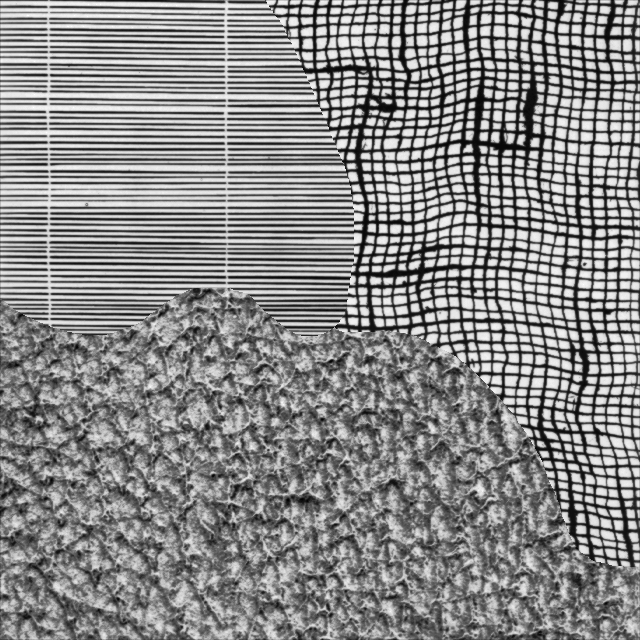
#> input picture Chapter04/3labels/training_image.png, 640 x 640 px
$ jupyter execute week_4.ipynb
#> lines starting #> are read from the running program, lines starting #| are printed output that depends on the picture
### Chapter04/local_features.py
"""
Helping functions for extracting features from images

Vedrana Andersen Dahl (vand@dtu.dk)
Anders Bjorholm Dahl (abda@dtu.dk)
"""

#%%
import numpy as np
import scipy.ndimage


######################################################################################
######################################################################################
#                       GAUSSIAN DERIVATIVE FEATURES
######################################################################################
######################################################################################
def get_gauss_feat_im(im, sigma=1, normalize=True):
    """Gauss derivative features for every image pixel.

    This function applies Gaussian filters with different derivative orders
    to extract a multi-dimensional feature representation at each pixel
    of a 2D image. The derivatives capture various image properties such as
    edges, corners, and texture gradients.
    It generates 15 different feature channels by applying Gaussian derivatives
    of orders 0 to 4 in both x and y directions.

    Arguments:
        im: a 2D image, shape (r, c).
        sigma: standard deviation for the Gaussian filter defining the scale.
        normalize: flag to indicate if the resulting features should be
                   normalized to have zero-mean and unit variance.
    Returns:
        imfeat: 3D array of size (r, c, 15) where each pixel is represented by a
                15-dimensional feature vector computed from different orders of
                Gaussian derivatives.
    Author: vand@dtu.dk, 2022
    """
    # Define the list of derivative orders to compute.
    # Orders include the 0th derivative (smoothed image) and higher order derivatives.
    im = im.astype(float)
    orders = [0,
              [0, 1], [1, 0],
              [0, 2], [1, 1], [2, 0],
              [0, 3], [1, 2], [2, 1], [3, 0],
              [0, 4], [1, 3], [2, 2], [3, 1], [4, 0]]

    # Apply the Gaussian filter with each derivative order.
    # For each order in the list, the function scipy.ndimage.gaussian_filter computes
    # the Gaussian derivative response of the image.
    imfeat = [scipy.ndimage.gaussian_filter(im, sigma, o) for o in orders]

    # Stack the individual feature images along the third dimension.
    # The resulting array has shape (r, c, 15) corresponding to the 15 derivative responses.
    imfeat = np.stack(imfeat, axis=2)

    if normalize:
        # Subtract the mean of each feature (across all pixels) to center the feature values around zero.
        imfeat -= np.mean(imfeat, axis=(0, 1))
        # Calculate the standard deviation for each feature.
        std = np.std(imfeat, axis=(0, 1))
        # Avoid division by zero by setting any zero standard deviation to one.
        std[std == 0] = 1
        # Normalize the features so that each has unit variance.
        imfeat /= std

    return imfeat

def get_gauss_feat_multi(im, sigmas=[1, 2, 4], normalize=True):
    '''Multi-scale Gauss derivative features for every image pixel.

    This function computes Gaussian derivative features over multiple scales.
    For each sigma in the list, it extracts 15 feature channels using the
    get_gauss_feat_im function, reshapes them into a 2D array, and then
    aggregates them into a single 3D array with dimensions corresponding to
    the number of pixels, number of scales, and 15 derivative features.

    Arguments:
        im: a 2D image, shape (r, c).
        sigmas: list of standard deviations for Gaussian derivatives.
        normalize: flag indicating if each feature should be normalized.

    Returns:
        imfeats: a 3D array of size (num_pixels, n_scale, 15). Each row
                corresponds to a pixel's feature vector computed at each scale.

    Author: abda@dtu.dk, 2021
    '''
    imfeats = []  # Initialize a list to store features for each scale

    for s in sigmas:
        # Compute the Gaussian derivative features for the current sigma
        feat = get_gauss_feat_im(im, s, normalize)
        # Reshape each feature image from shape (r, c, 15) into (num_pixels, 15)
        imfeats.append(feat.reshape(-1, feat.shape[2]))

    # Convert the list of feature arrays to a NumPy array.
    # The shape is initially (n_scale, num_pixels, 15) and we are transposing it
    # to have the shape (num_pixels, n_scale, 15) fo

    # Return the multi-scale feature representation.
    #return imfeatsr  #easier pixel-wise processing.
    imfeats = np.asarray(imfeats).transpose(1, 0, 2)
    return imfeats


######################################################################################
######################################################################################
#                       PATCH-BASED FEATURES
######################################################################################
######################################################################################

# [66 lines left out: functions im2col, ndim2col, not called in this run]

#%%
import skimage.io
import matplotlib.pyplot as plt

# [40 lines that do not run on import are left out]


### Chapter04/week_4.ipynb
[cell 1]
import os
import skimage.io
import numpy as np
import matplotlib.pyplot as plt
import sklearn.cluster
import local_features as lf
import scipy.ndimage

[cell 2]
def ind2labels(ind):
    """ Helper function for transforming uint8 image into labeled image."""
    return np.unique(ind, return_inverse=True)[1].reshape(ind.shape)


path = '3labels/'

[cell 3]
training_image = skimage.io.imread(os.path.join(path, 'training_image.png'))
#> training_image is the input picture: shape (640, 640); min 0, max 255, mean 135.8
training_image = training_image.astype(float)
training_labels = skimage.io.imread(os.path.join(path, 'training_labels.png'))
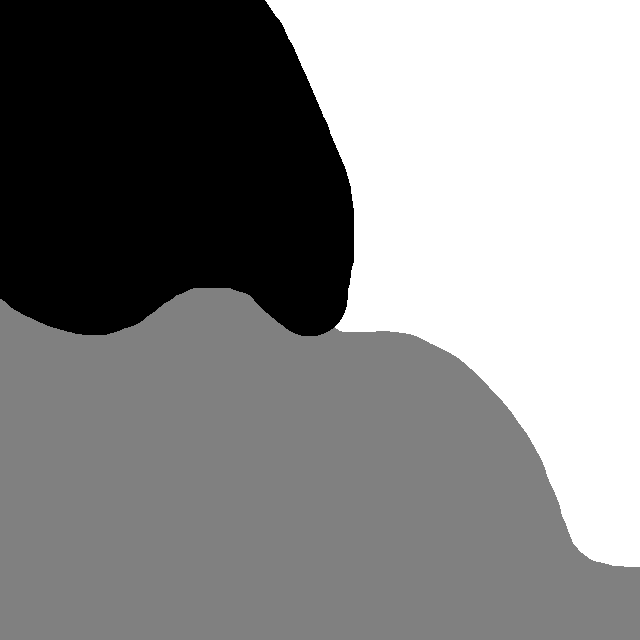
#> input picture Chapter04/3labels/training_labels.png, 640 x 640 px
#> training_labels is the input picture: shape (640, 640); min 0, max 255, mean 136


plt.figure(figsize=(10, 5))
plt.subplot(1, 2, 1)
plt.imshow(training_image, cmap='gray')
plt.title('Training image')
plt.axis('off')
plt.subplot(1, 2, 2)
plt.imshow(training_labels)
plt.title('Training labels')
plt.axis('off')
plt.show()
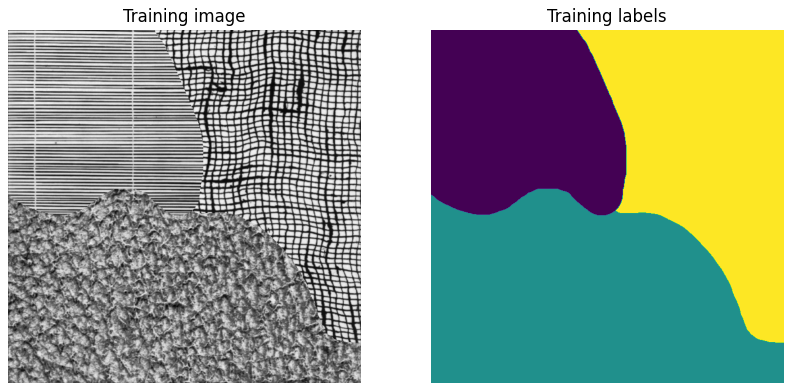
#> figure drawn by matplotlib, 2 panels

[cell 4]
training_labels = ind2labels(training_labels)
#> in ind2labels, `return np.unique(ind, return_inverse=True)[1].reshape(ind.shape)`:
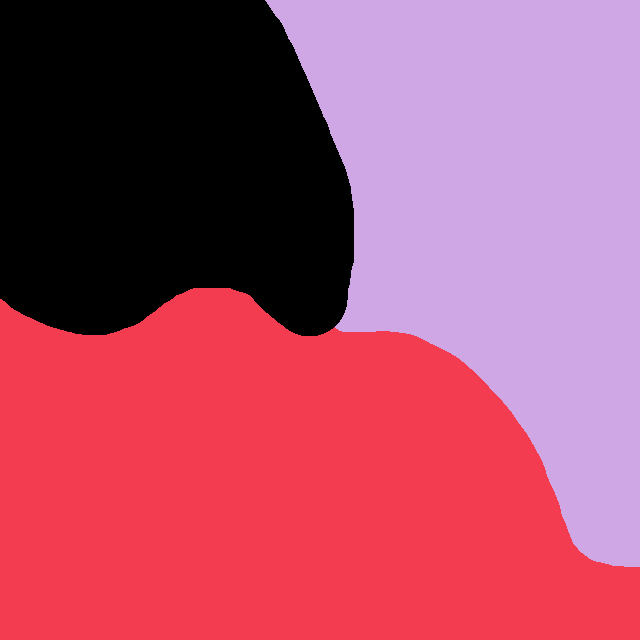
#> returned value: shape (640, 640) int64; 3 distinct labels, from 0 to 2; one colour per label, 0 black
nr_labels = np.max(training_labels)+1  # number of labels in training image
#> nr_labels = 3


print("Number of labels in training image: ", nr_labels)
#| Number of labels in training image:  3

print("Training labels shape: ", training_labels.shape)
#| Training labels shape:  (640, 640)

[cell 5]
# Compute multi-scale Gaussian features
sigma = [1,2,3]  # Three different scales to capture patterns of different sizes
features = lf.get_gauss_feat_multi(training_image, sigma)
#> after the loop in get_gauss_feat_multi, `for s in sigmas:`: imfeats = 3 items

[cell 6]
# Reshape features for easier processing
features = features.reshape((features.shape[0], features.shape[1]*features.shape[2]))
labels = training_labels.ravel()

[cell 7]
# Choose a random subset for efficiency
nr_keep = 15000  # number of features randomly picked for clustering
keep_indices = np.random.permutation(np.arange(features.shape[0]))[:nr_keep]

features_subset = features[keep_indices,:]
labels_subset = labels[keep_indices]
#> labels_subset = 15000 values, max 2 at index 1, min 0 at index 3, mean 1.06

[cell 8]
# Cluster the features
nr_clusters = 1000  # number of feature clusters
kmeans = sklearn.cluster.MiniBatchKMeans(n_clusters=nr_clusters, batch_size=2*nr_clusters)
kmeans.fit(features_subset)
assignment = kmeans.labels_

[cell 9]
# Calculate probability of each label for each cluster
edges = np.arange(nr_clusters+1)-0.5  # histogram edges halfway between integers
hist = np.zeros((nr_clusters,nr_labels))
for l in range(nr_labels):
    hist[:,l] = np.histogram(assignment[labels_subset==l],bins=edges)[0]
#> after the loop, hist = 1000 rows, first 8: [20, 0, 0], [0, 26, 0], [7, 0, 0], [31, 0, 0], [0, 25, 0], [31, 0, 0], [0, 7, 0], [0, 10, 0]
sum_hist = np.sum(hist,axis=1)
#> sum_hist = 1000 values, max 61 at index 440, min 1 at index 36, mean 15
cluster_probabilities = hist/(sum_hist.reshape(-1,1))
#> cluster_probabilities = 1000 rows, first 8: [1, 0, 0], [0, 1, 0], [1, 0, 0], [1, 0, 0], [0, 1, 0], [1, 0, 0], [0, 1, 0], [0, 1, 0]

[cell 10]
# Load test image and compute features
testing_image = skimage.io.imread(os.path.join(path, 'testing_image.png'))
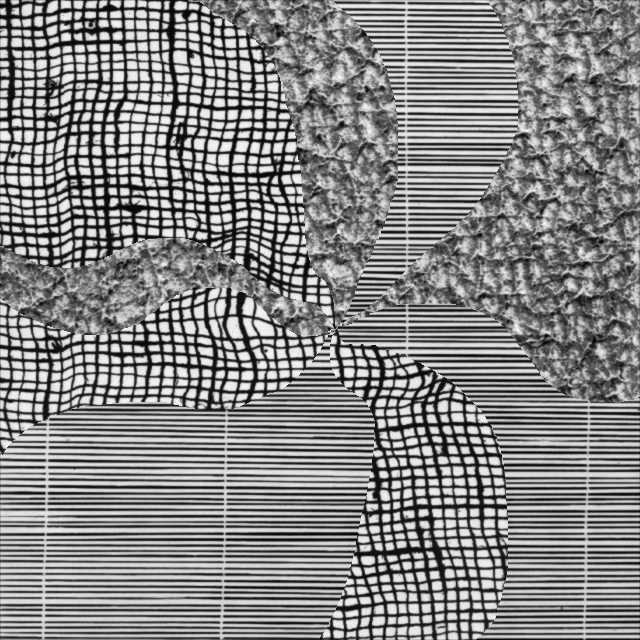
#> input picture Chapter04/3labels/testing_image.png, 640 x 640 px
#> testing_image is the input picture: shape (640, 640); min 0, max 255, mean 132.7
testing_image = testing_image.astype(float)

features_testing = lf.get_gauss_feat_multi(testing_image, sigma)
features_testing = features_testing.reshape((features_testing.shape[0], features_testing.shape[1]*features_testing.shape[2]))

# Assign each feature to nearest cluster
assignment_testing = kmeans.predict(features_testing)

[cell 11]
# Create probability image
probability_image = np.zeros((assignment_testing.size, nr_labels))
for l in range(nr_labels):
    probability_image[:,l] = cluster_probabilities[assignment_testing, l]
probability_image = probability_image.reshape(testing_image.shape + (nr_labels,))
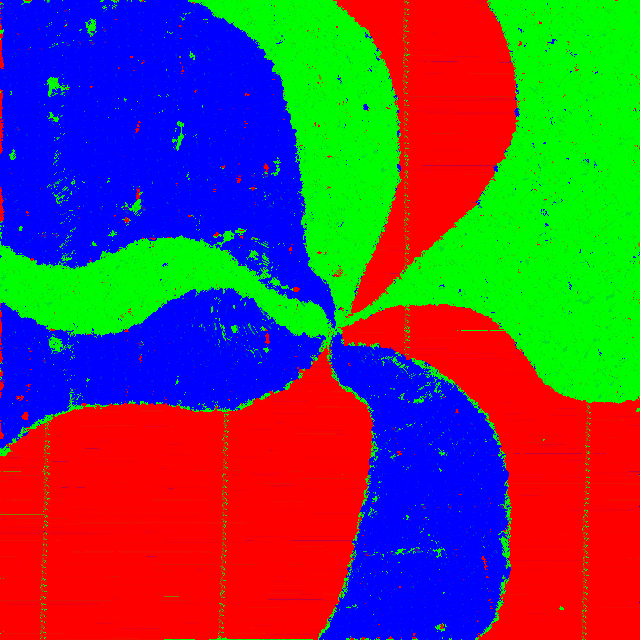
#> probability_image: shape (640, 640, 3) float64; mean of channels 0, 1, 2 0.385, 0.278, 0.337; drawn as R, G, B

[cell 12]
P_rgb = np.zeros(probability_image.shape[0:2]+(3,))
k = min(nr_labels,3)
#> k = 3
P_rgb[:,:,:k] = probability_image[:,:,:k]

[cell 13]
fig, ax = plt.subplots(1,2)
ax[0].imshow(testing_image, cmap=plt.cm.gray)
ax[0].set_title('testing image')
ax[1].imshow(P_rgb)
ax[1].set_title('probabilities for testing image as RGB')
plt.show()

[cell 14]
#%% SMOOTH PROBABILITY MAP

sigma = 3 # Gaussian smoothing parameter

seg_im_max = np.argmax(P_rgb,axis = 2)
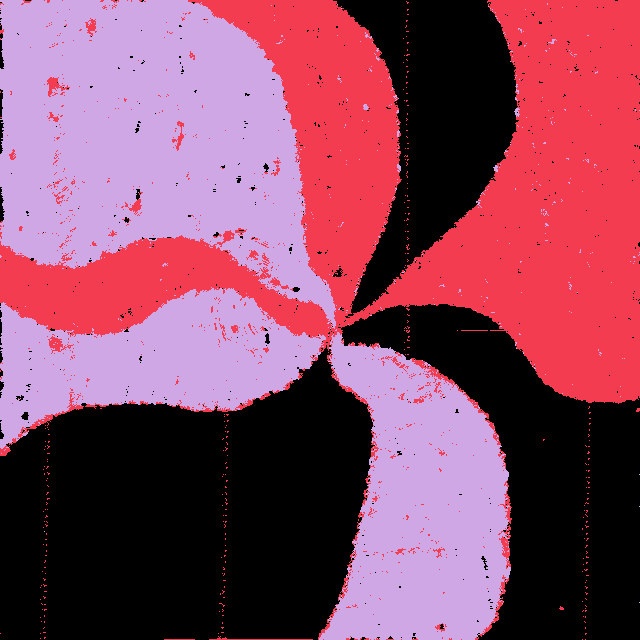
#> seg_im_max: shape (640, 640) int64; 3 distinct labels, from 0 to 2; one colour per label, 0 black
c = np.eye(P_rgb.shape[2])
#> c = [[1, 0, 0], [0, 1, 0], [0, 0, 1]]
P_rgb_max = c[seg_im_max]

probability_smooth = np.zeros(probability_image.shape)
for i in range(0,probability_image.shape[2]):
    probability_smooth[:,:,i] = scipy.ndimage.gaussian_filter(probability_image[:,:,i],sigma,order=0)
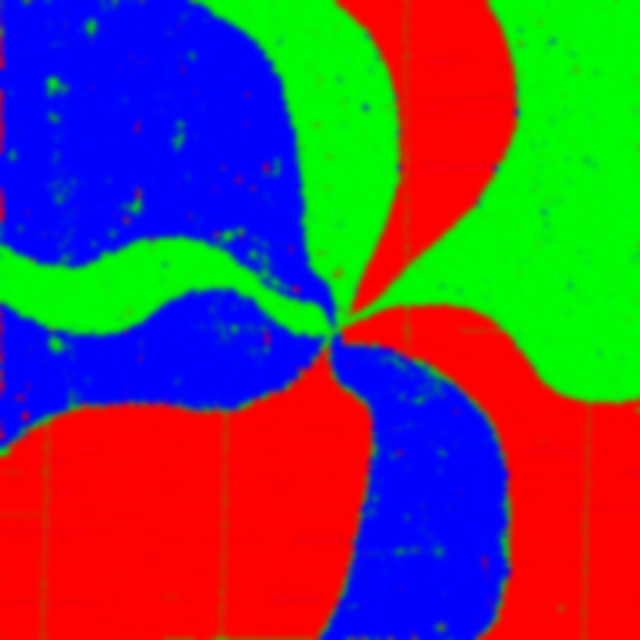
#> probability_smooth: shape (640, 640, 3) float64; mean of channels 0, 1, 2 0.385, 0.278, 0.337; drawn as R, G, B
seg_im_smooth = np.argmax(probability_smooth,axis=2)
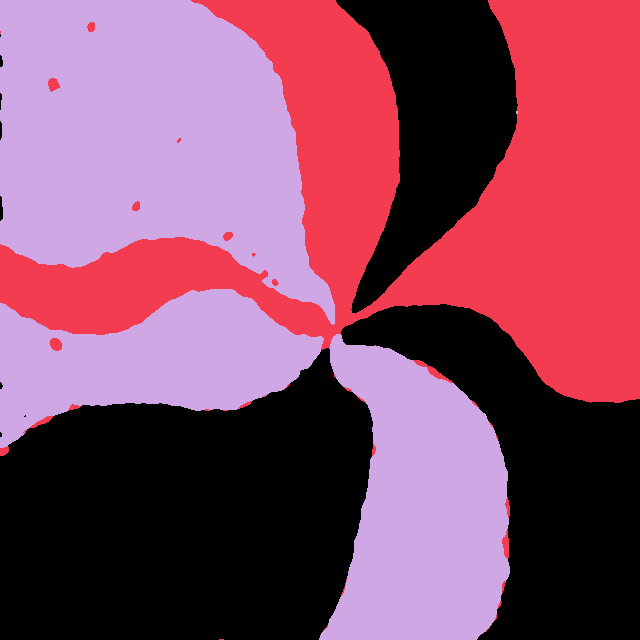
#> seg_im_smooth: shape (640, 640) int64; 3 distinct labels, from 0 to 2; one colour per label, 0 black

probability_smooth_max = c[seg_im_smooth]
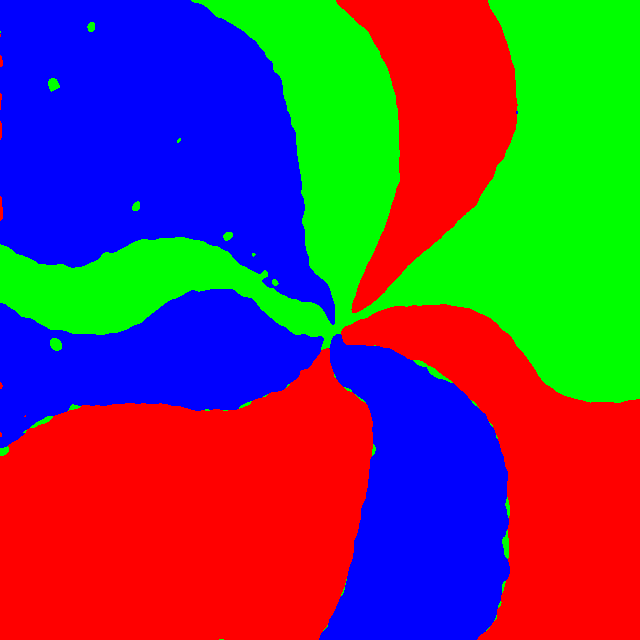
#> probability_smooth_max: shape (640, 640, 3) float64; mean of channels 0, 1, 2 0.387, 0.268, 0.345; drawn as R, G, B

P_rgb_smooth = np.zeros(probability_smooth_max.shape[0:2]+(3,))
k = min(nr_labels,3)
P_rgb_smooth[:,:,:k] = probability_smooth[:,:,:k]
P_rgb_smooth_max = np.zeros(probability_smooth_max.shape[0:2]+(3,))
P_rgb_smooth_max[:,:,:k] = probability_smooth_max[:,:,:k]

# Display result
fig,ax = plt.subplots(2,4,sharex=True,sharey=True)
ax[0][0].imshow(P_rgb[:,:,0])
ax[0][1].imshow(P_rgb[:,:,1])
ax[0][2].imshow(P_rgb[:,:,2])
ax[0][3].imshow(P_rgb_max)
ax[1][0].imshow(P_rgb_smooth[:,:,0])
ax[1][1].imshow(P_rgb_smooth[:,:,1])
ax[1][2].imshow(P_rgb_smooth[:,:,2])
ax[1][3].imshow(P_rgb_smooth_max)
plt.show()
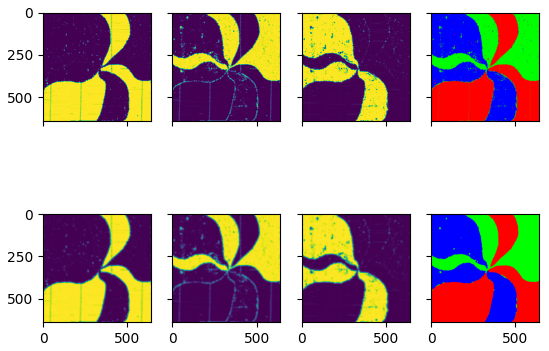
#> figure drawn by matplotlib, 8 panels
